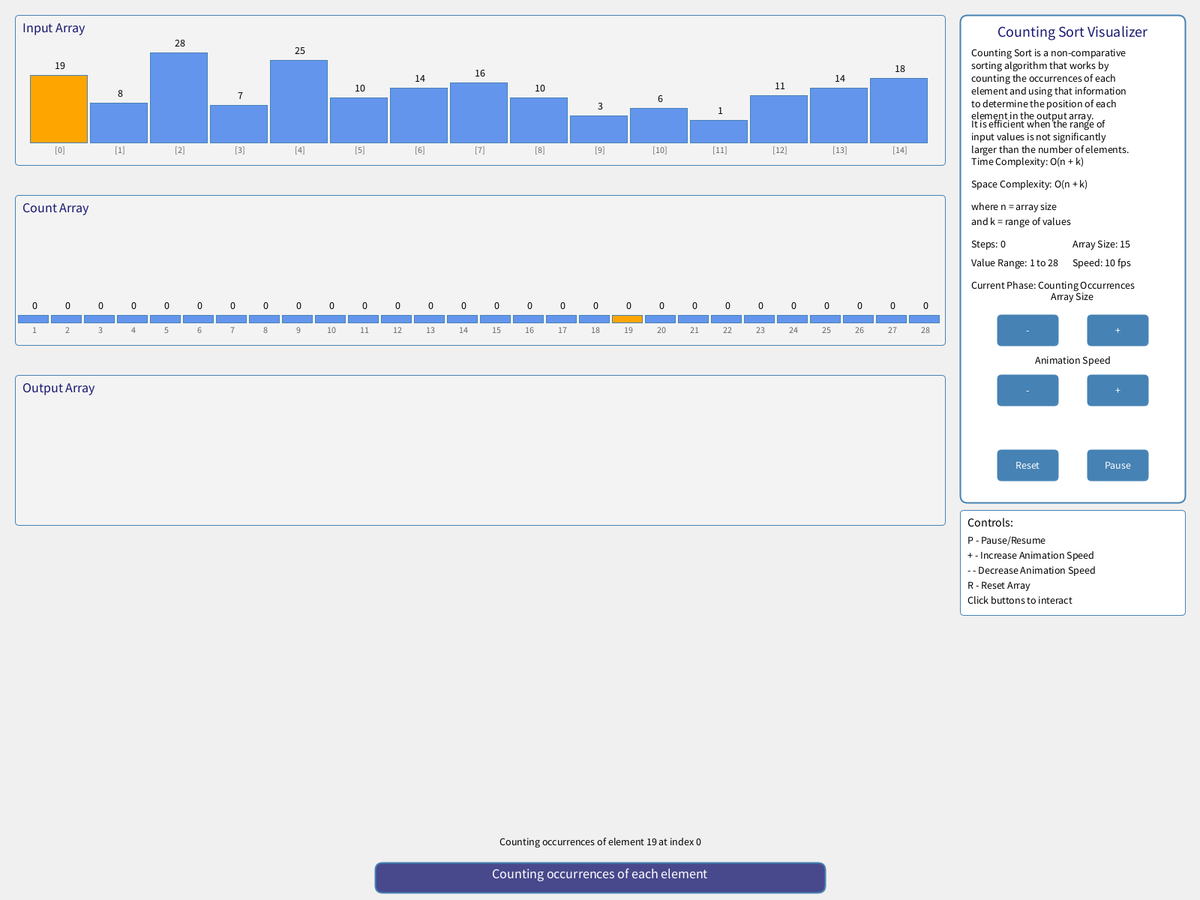
Frame 1 (no input)
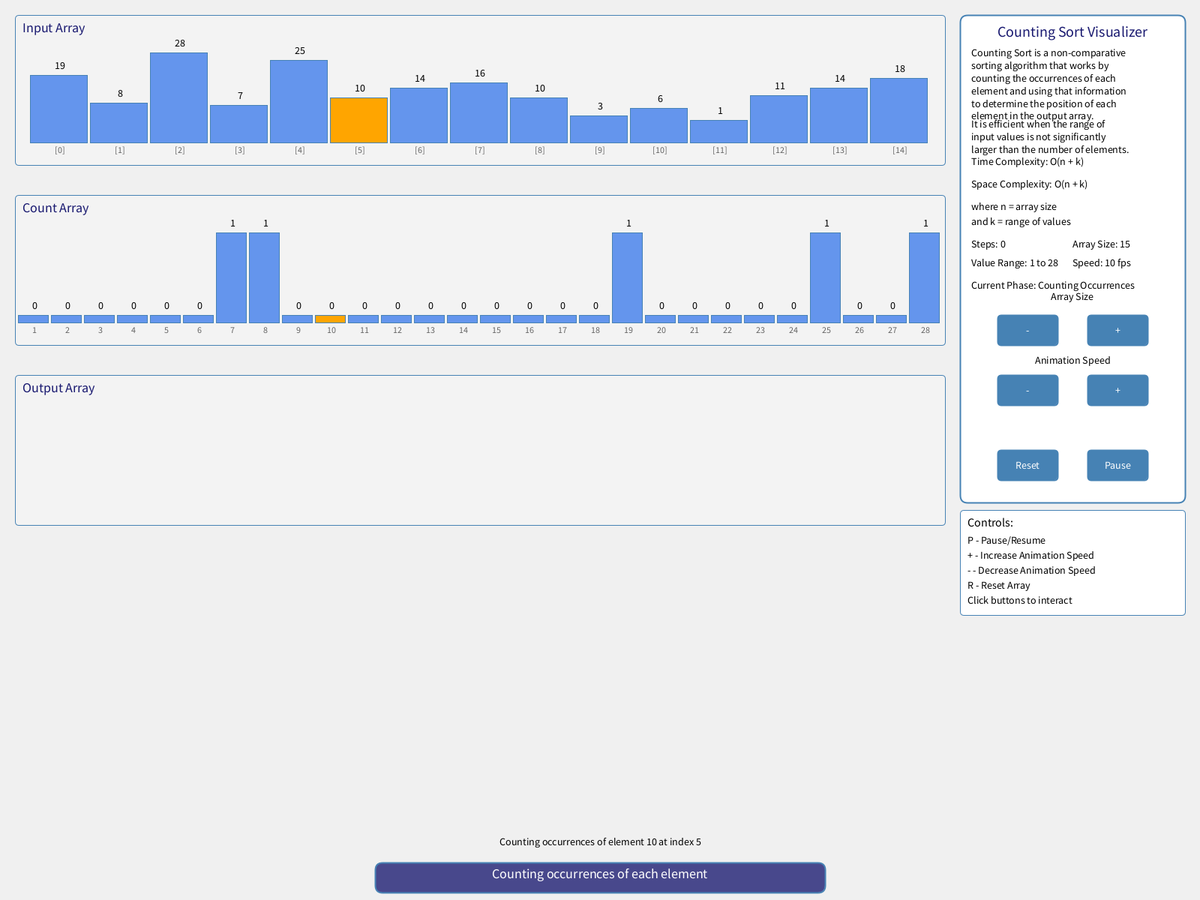
Frame 60 (the mouse pressed at the canvas centre just before this capture)
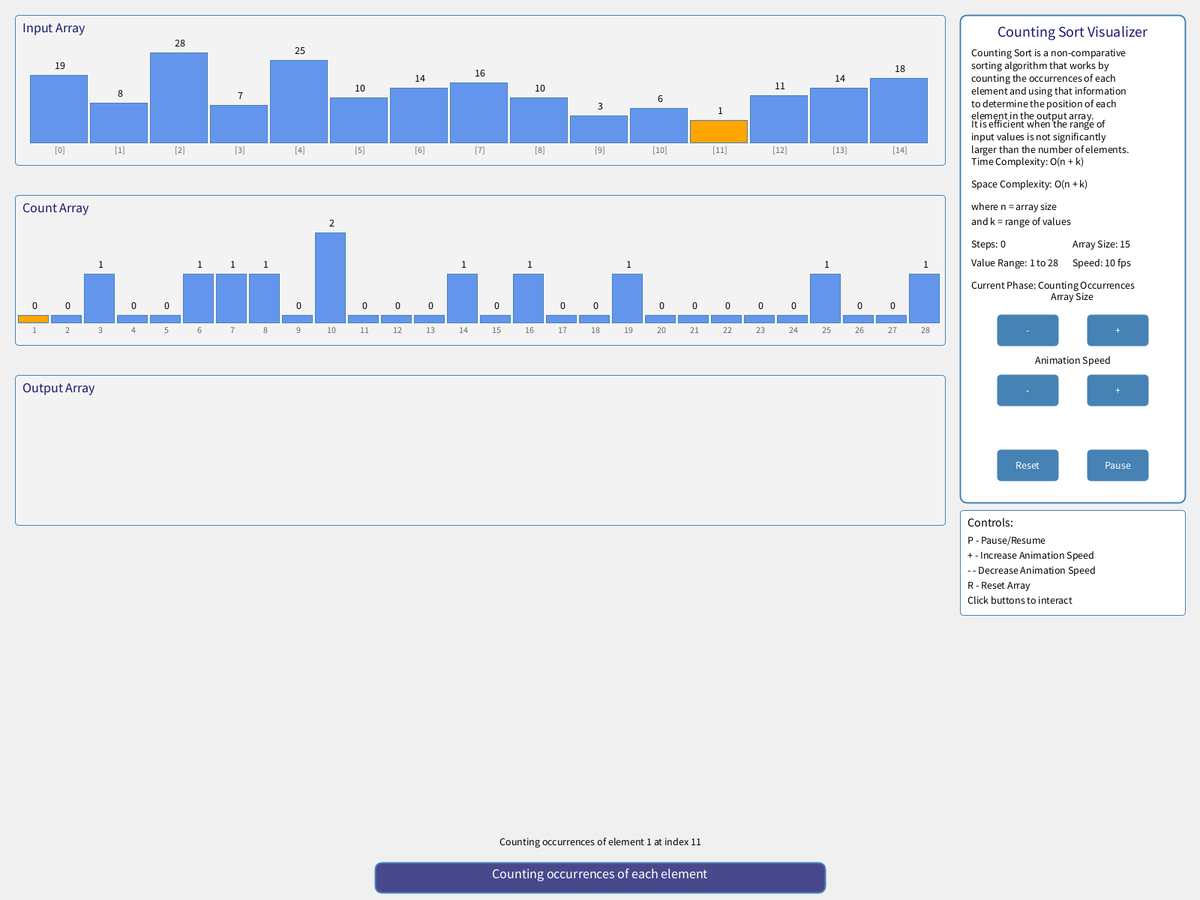
Frame 120 (the mouse held since frame 60 and released just before this capture)

The Processing sketch that drew these frames (run headless with seeded random() and noise(); from frame 60 on, the mouse is pressed at the canvas centre):

// Processing sketch: counting_sort
// ── counting_sort.pde
// Counting Sort Visualization
// This visualizer demonstrates the counting sort algorithm, which sorts integers by counting occurrences

int[] arr;
int n = 15; // Default array size
boolean sorted = false;
boolean paused = false;
int steps = 0;
float animationProgress = 0;
boolean isAnimating = false;
int currentSpeed = 10;

// Counting sort specific variables
int[] countArray; // Count array for counting occurrences
int[] outputArray; // Output array for sorted elements
int minValue = 0; // Minimum value in the array
int maxValue = 0; // Maximum value in the array
int currentPhase = 0; // 0: counting, 1: calculating positions, 2: placing elements
int currentElement = 0; // Current element being processed
int currentCount = 0; // Current count being processed

// UI Panel dimensions
int panelWidth = 300;
int panelHeight = 650; // Even taller panel for better button spacing
int panelX, panelY;

// Button dimensions
int buttonWidth = 80;
int buttonHeight = 40;
int buttonSpacing = 10;

// Buttons
int resetX, resetY;
boolean resetHover = false;

// Stop button
int stopX, stopY;
boolean stopHover = false;

// Size control buttons
int decreaseSizeX, decreaseSizeY;
int increaseSizeX, increaseSizeY;
boolean decreaseSizeHover = false;
boolean increaseSizeHover = false;

// Speed control buttons
int decreaseSpeedX, decreaseSpeedY;
int increaseSpeedX, increaseSpeedY;
boolean decreaseSpeedHover = false;
boolean increaseSpeedHover = false;

// Visualization areas
int arrayViewX, arrayViewY;
int arrayViewWidth, arrayViewHeight;
int countViewX, countViewY;
int countViewWidth, countViewHeight;
int outputViewX, outputViewY;
int outputViewWidth, outputViewHeight;

void setup() {
  // Use fullScreen() instead of size() to open in full screen mode
  fullScreen();
  panelX = width - panelWidth - 20;
  panelY = 20;

  // Position all buttons with fixed pixel positions relative to panel
  // Calculate button positions with proper spacing
  int labelHeight = 40; // Height for labels above buttons

  // Array Size buttons - top row
  decreaseSizeX = panelX + 50;
  decreaseSizeY = panelY + 400; // Even more space from top
  increaseSizeX = panelX + 170; // Increased spacing between buttons
  increaseSizeY = panelY + 400;

  // Animation Speed buttons - middle row
  decreaseSpeedX = panelX + 50;
  decreaseSpeedY = panelY + 480; // Much more vertical spacing between rows (100px)
  increaseSpeedX = panelX + 170; // Increased spacing between buttons
  increaseSpeedY = panelY + 480;

  // Reset and Pause buttons - bottom row
  resetX = panelX + 50;
  resetY = panelY + 580; // Much more vertical spacing between rows (100px)
  stopX = panelX + 170; // Increased spacing between buttons
  stopY = panelY + 580;

  // Set up visualization areas with more space
  arrayViewX = 20;
  arrayViewY = 20;
  arrayViewWidth = width - panelWidth - 60;
  arrayViewHeight = 200;

  countViewX = 20;
  countViewY = arrayViewY + arrayViewHeight + 40;
  countViewWidth = width - panelWidth - 60;
  countViewHeight = 200;

  outputViewX = 20;
  outputViewY = countViewY + countViewHeight + 40;
  outputViewWidth = width - panelWidth - 60;
  outputViewHeight = 200;

  resetArray();
}

void resetArray() {
  // Keep the current array size
  arr = new int[n];
  for (int k = 0; k < n; k++) {
    arr[k] = int(random(1, 30)); // Values between 1 and 30 for better visualization
  }

  // Find minimum and maximum values
  minValue = arr[0];
  maxValue = arr[0];
  for (int i = 1; i < n; i++) {
    if (arr[i] < minValue) minValue = arr[i];
    if (arr[i] > maxValue) maxValue = arr[i];
  }

  // Initialize count array and output array
  countArray = new int[maxValue - minValue + 1];
  outputArray = new int[n];

  // Reset counting sort variables
  currentPhase = 0;
  currentElement = 0;
  currentCount = 0;

  // Reset counters
  sorted = false;
  steps = 0;
  isAnimating = false;

  // Keep the current speed setting
  frameRate(currentSpeed);
}

void draw() {
  background(240);

  // Draw array view
  drawArrayView();

  // Draw count array view
  drawCountView();

  // Draw output array view
  drawOutputView();

  // Update sorting algorithm
  updateSorting();

  // Draw information panel
  drawInfoPanel();

  // Draw buttons
  drawButtons();

  // Draw controls legend
  drawControlsLegend();
}

void drawArrayView() {
  // Draw array view background
  fill(255, 255, 255, 50);
  stroke(70, 130, 180);
  strokeWeight(1);
  rect(arrayViewX, arrayViewY, arrayViewWidth, arrayViewHeight, 5);

  // Draw array title
  fill(25, 25, 112);
  textSize(18); // Larger title text
  textAlign(LEFT, TOP);
  text("Input Array", arrayViewX + 10, arrayViewY + 10);

  // Calculate bar dimensions
  int barWidth = min(arrayViewWidth / n, 80); // Limit maximum bar width
  int maxBarHeight = arrayViewHeight - 80; // More space for labels

  // Calculate the starting x position to center the bars
  int startX = arrayViewX + (arrayViewWidth - (barWidth * n)) / 2;

  // Draw array bars
  for (int k = 0; k < n; k++) {
    // Calculate bar height proportional to value
    int barHeight = int(map(arr[k], minValue, maxValue, 30, maxBarHeight)); // Minimum bar height

    // Determine the color based on the current state
    if (sorted) {
      fill(0, 200, 0); // Green for sorted array
    } else if (currentPhase == 0 && k == currentElement) {
      fill(255, 165, 0); // Orange for current element being counted
    } else if (currentPhase == 2 && k == currentElement) {
      fill(255, 165, 0); // Orange for current element being placed
    } else {
      fill(100, 149, 237); // Blue for normal elements
    }

    // Draw the bar
    int x = startX + k * barWidth;
    int y = arrayViewY + 50 + (maxBarHeight - barHeight); // More space from top
    rect(x, y, barWidth - 4, barHeight); // More space between bars

    // Show array values above the bar
    fill(0);
    textSize(min(14, barWidth - 6)); // Larger text
    textAlign(CENTER, BOTTOM);
    text(arr[k], x + barWidth / 2, y - 5);

    // Show index below the bar
    fill(100);
    textSize(min(12, barWidth - 8));
    textAlign(CENTER, TOP);
    text("[" + k + "]", x + barWidth / 2, arrayViewY + 50 + maxBarHeight + 5);
  }
}

void drawCountView() {
  // Draw count view background
  fill(255, 255, 255, 50);
  stroke(70, 130, 180);
  strokeWeight(1);
  rect(countViewX, countViewY, countViewWidth, countViewHeight, 5);

  // Draw count title
  fill(25, 25, 112);
  textSize(18); // Larger title text
  textAlign(LEFT, TOP);
  text("Count Array", countViewX + 10, countViewY + 10);

  // Calculate count bar dimensions
  int range = maxValue - minValue + 1;
  int barWidth = min(countViewWidth / range, 60); // Limit maximum bar width
  int maxBarHeight = countViewHeight - 80; // More space for labels

  // Calculate the starting x position to center the bars
  int startX = countViewX + (countViewWidth - (barWidth * range)) / 2;

  // Draw count bars
  for (int i = 0; i < range; i++) {
    int value = i + minValue; // The actual value this count represents

    // Calculate bar height proportional to count
    int maxCount = 0;
    for (int count : countArray) {
      if (count > maxCount) maxCount = count;
    }
    maxCount = max(maxCount, 1); // Avoid division by zero

    int barHeight = int(map(countArray[i], 0, maxCount, 10, maxBarHeight)); // Minimum bar height

    // Determine the color based on the current state
    if (currentPhase == 0 && value == arr[currentElement]) {
      fill(255, 165, 0); // Orange for current count being updated
    } else if (currentPhase == 1 && i == currentCount) {
      fill(255, 165, 0); // Orange for current count being processed
    } else {
      fill(100, 149, 237); // Blue for normal counts
    }

    // Draw the bar
    int x = startX + i * barWidth;
    int y = countViewY + 50 + (maxBarHeight - barHeight); // More space from top
    rect(x, y, barWidth - 4, barHeight); // More space between bars

    // Show count value above the bar
    fill(0);
    textSize(min(14, barWidth - 6)); // Larger text
    textAlign(CENTER, BOTTOM);
    text(countArray[i], x + barWidth / 2, y - 5);

    // Show the value this count represents below the bar
    fill(100);
    textSize(min(12, barWidth - 8));
    textAlign(CENTER, TOP);
    text(value, x + barWidth / 2, countViewY + 50 + maxBarHeight + 5);
  }
}

void drawOutputView() {
  // Draw output view background
  fill(255, 255, 255, 50);
  stroke(70, 130, 180);
  strokeWeight(1);
  rect(outputViewX, outputViewY, outputViewWidth, outputViewHeight, 5);

  // Draw output title
  fill(25, 25, 112);
  textSize(18); // Larger title text
  textAlign(LEFT, TOP);
  text("Output Array", outputViewX + 10, outputViewY + 10);

  // Calculate bar dimensions
  int barWidth = min(outputViewWidth / n, 80); // Limit maximum bar width
  int maxBarHeight = outputViewHeight - 80; // More space for labels

  // Calculate the starting x position to center the bars
  int startX = outputViewX + (outputViewWidth - (barWidth * n)) / 2;

  // Draw output bars
  for (int k = 0; k < n; k++) {
    // Only draw if there's a value in the output array at this position
    if (currentPhase >= 2 && k < currentElement) {
      // Calculate bar height proportional to value
      int barHeight = int(map(outputArray[k], minValue, maxValue, 30, maxBarHeight)); // Minimum bar height

      // Determine the color based on the current state
      if (sorted) {
        fill(0, 200, 0); // Green for sorted array
      } else if (currentPhase == 2 && k == currentElement - 1) {
        fill(255, 165, 0); // Orange for current element being placed
      } else {
        fill(100, 149, 237); // Blue for normal elements
      }

      // Draw the bar
      int x = startX + k * barWidth;
      int y = outputViewY + 50 + (maxBarHeight - barHeight); // More space from top
      rect(x, y, barWidth - 4, barHeight); // More space between bars

      // Show array values above the bar
      fill(0);
      textSize(min(14, barWidth - 6)); // Larger text
      textAlign(CENTER, BOTTOM);
      text(outputArray[k], x + barWidth / 2, y - 5);

      // Show index below the bar
      fill(100);
      textSize(min(12, barWidth - 8));
      textAlign(CENTER, TOP);
      text("[" + k + "]", x + barWidth / 2, outputViewY + 50 + maxBarHeight + 5);
    }
  }
}

void updateSorting() {
  if (!paused && !sorted) {
    if (isAnimating) {
      // Handle animation
      animationProgress += 0.1;
      if (animationProgress >= 1) {
        isAnimating = false;

        // Perform the current step based on the phase
        if (currentPhase == 0) {
          // Counting phase - count occurrences of each element
          countArray[arr[currentElement] - minValue]++;
          currentElement++;

          // If all elements counted, move to next phase
          if (currentElement >= n) {
            currentPhase = 1;
            currentCount = 0;
            steps++;
          }
        } else if (currentPhase == 1) {
          // Calculate positions phase - modify count array to store positions
          if (currentCount > 0) {
            countArray[currentCount] += countArray[currentCount - 1];
          }
          currentCount++;

          // If all counts processed, move to next phase
          if (currentCount >= countArray.length) {
            currentPhase = 2;
            currentElement = n - 1; // Start from the end for stable sort
            steps++;
          }
        } else if (currentPhase == 2) {
          // Placing elements phase - place elements in output array
          int value = arr[currentElement];
          int countIndex = value - minValue;
          countArray[countIndex]--;
          int outputIndex = countArray[countIndex];
          outputArray[outputIndex] = value;

          currentElement--;

          // If all elements placed, sorting is complete
          if (currentElement < 0) {
            // Copy output array back to input array
            for (int i = 0; i < n; i++) {
              arr[i] = outputArray[i];
            }
            sorted = true;
            steps++;
          }
        }

        // Start next animation if not sorted
        if (!sorted) {
          isAnimating = true;
          animationProgress = 0;
        }
      }
    } else {
      // Start the animation
      isAnimating = true;
      animationProgress = 0;
    }
  }
}

void drawInfoPanel() {
  // Draw panel background
  fill(255);
  stroke(70, 130, 180);
  strokeWeight(2);
  rect(panelX, panelY, panelWidth, panelHeight, 10);

  // Draw panel title
  fill(25, 25, 112);
  textSize(20);
  textAlign(CENTER, TOP);
  text("Counting Sort Visualizer", panelX + panelWidth/2, panelY + 15);

  // Draw algorithm information with more line spacing
  textSize(14);
  textAlign(LEFT, TOP);
  fill(0);
  String info = "Counting Sort is a non-comparative\nsorting algorithm that works by\ncounting the occurrences of each\nelement and using that information\nto determine the position of each\nelement in the output array.";
  text(info, panelX + 15, panelY + 45);

  // Add the second paragraph with more spacing
  String info2 = "It is efficient when the range of\ninput values is not significantly\nlarger than the number of elements.";
  text(info2, panelX + 15, panelY + 140); // More space between paragraphs

  // Draw complexity information with much more spacing
  text("Time Complexity: O(n + k)", panelX + 15, panelY + 190); // Increased y-position
  text("Space Complexity: O(n + k)", panelX + 15, panelY + 220); // Increased y-position
  text("where n = array size", panelX + 15, panelY + 250); // Increased y-position
  text("and k = range of values", panelX + 15, panelY + 270); // Increased y-position

  // Draw current metrics with much more spacing
  textAlign(LEFT, TOP);
  text("Steps: " + steps, panelX + 15, panelY + 300); // Increased y-position
  text("Array Size: " + n, panelX + 150, panelY + 300); // Increased y-position
  text("Value Range: " + minValue + " to " + maxValue, panelX + 15, panelY + 325); // Increased y-position
  text("Speed: " + currentSpeed + " fps", panelX + 150, panelY + 325); // Increased y-position

  // Draw current phase
  String phase = "";
  if (currentPhase == 0) phase = "Counting Occurrences";
  else if (currentPhase == 1) phase = "Calculating Positions";
  else if (currentPhase == 2) phase = "Placing Elements";
  else phase = "Sorting Complete";
  text("Current Phase: " + phase, panelX + 15, panelY + 355); // Increased y-position

  // Draw current action
  textAlign(CENTER, BOTTOM);
  fill(0);
  String action = "";
  if (sorted) {
    action = "Array Sorted!";
    fill(0, 150, 0);
  } else if (paused) {
    action = "Paused";
    fill(150, 0, 0);
  } else if (currentPhase == 0) {
    action = "Counting occurrences of each element";
    fill(0, 0, 150);
  } else if (currentPhase == 1) {
    action = "Calculating positions in output array";
    fill(0, 0, 150);
  } else if (currentPhase == 2) {
    action = "Placing elements in output array";
    fill(0, 0, 150);
  }

  // Draw status message in a more prominent way
  fill(25, 25, 112, 200);
  rect(width/2 - 300, height - 50, 600, 40, 10);
  fill(255);
  textSize(18);
  text(action, width/2, height - 25);

  // Draw additional explanation if not sorted
  if (!sorted && !paused) {
    fill(0);
    textSize(14);
    String explanation = "";
    if (currentPhase == 0 && currentElement < n) {
      explanation = "Counting occurrences of element " + arr[currentElement] + " at index " + currentElement;
    } else if (currentPhase == 1 && currentCount < countArray.length) {
      explanation = "Calculating cumulative count for value " + (currentCount + minValue);
    } else if (currentPhase == 2 && currentElement >= 0) {
      explanation = "Placing element " + arr[currentElement] + " from index " + currentElement + " into output array";
    }
    text(explanation, width/2, height - 70);
  }
}

void drawButtons() {
  // Reset button
  if (mouseX >= resetX && mouseX <= resetX + buttonWidth &&
      mouseY >= resetY && mouseY <= resetY + buttonHeight) {
    fill(100, 149, 237); // Hover color
    resetHover = true;
  } else {
    fill(70, 130, 180); // Normal color
    resetHover = false;
  }
  rect(resetX, resetY, buttonWidth, buttonHeight, 5);
  fill(255);
  textAlign(CENTER, CENTER);
  text("Reset", resetX + buttonWidth/2, resetY + buttonHeight/2);

  // Stop button
  if (mouseX >= stopX && mouseX <= stopX + buttonWidth &&
      mouseY >= stopY && mouseY <= stopY + buttonHeight) {
    fill(100, 149, 237); // Hover color
    stopHover = true;
  } else {
    fill(paused ? 220 : 70, paused ? 20 : 130, paused ? 60 : 180); // Red when paused, blue when running
    stopHover = false;
  }
  rect(stopX, stopY, buttonWidth, buttonHeight, 5);
  fill(255);
  textAlign(CENTER, CENTER);
  text(paused ? "Resume" : "Pause", stopX + buttonWidth/2, stopY + buttonHeight/2);

  // Size control buttons
  fill(0);
  textAlign(CENTER, TOP);
  text("Array Size", panelX + panelWidth/2, decreaseSizeY - 30); // Moved label up

  // Decrease size button
  if (mouseX >= decreaseSizeX && mouseX <= decreaseSizeX + buttonWidth &&
      mouseY >= decreaseSizeY && mouseY <= decreaseSizeY + buttonHeight) {
    fill(100, 149, 237); // Hover color
    decreaseSizeHover = true;
  } else {
    fill(70, 130, 180); // Normal color
    decreaseSizeHover = false;
  }
  rect(decreaseSizeX, decreaseSizeY, buttonWidth, buttonHeight, 5);
  fill(255);
  textAlign(CENTER, CENTER);
  text("-", decreaseSizeX + buttonWidth/2, decreaseSizeY + buttonHeight/2);

  // Increase size button
  if (mouseX >= increaseSizeX && mouseX <= increaseSizeX + buttonWidth &&
      mouseY >= increaseSizeY && mouseY <= increaseSizeY + buttonHeight) {
    fill(100, 149, 237); // Hover color
    increaseSizeHover = true;
  } else {
    fill(70, 130, 180); // Normal color
    increaseSizeHover = false;
  }
  rect(increaseSizeX, increaseSizeY, buttonWidth, buttonHeight, 5);
  fill(255);
  textAlign(CENTER, CENTER);
  text("+", increaseSizeX + buttonWidth/2, increaseSizeY + buttonHeight/2);

  // Speed control buttons
  fill(0);
  textAlign(CENTER, TOP);
  text("Animation Speed", panelX + panelWidth/2, decreaseSpeedY - 25);

  // Decrease speed button
  if (mouseX >= decreaseSpeedX && mouseX <= decreaseSpeedX + buttonWidth &&
      mouseY >= decreaseSpeedY && mouseY <= decreaseSpeedY + buttonHeight) {
    fill(100, 149, 237); // Hover color
    decreaseSpeedHover = true;
  } else {
    fill(70, 130, 180); // Normal color
    decreaseSpeedHover = false;
  }
  rect(decreaseSpeedX, decreaseSpeedY, buttonWidth, buttonHeight, 5);
  fill(255);
  textAlign(CENTER, CENTER);
  text("-", decreaseSpeedX + buttonWidth/2, decreaseSpeedY + buttonHeight/2);

  // Increase speed button
  if (mouseX >= increaseSpeedX && mouseX <= increaseSpeedX + buttonWidth &&
      mouseY >= increaseSpeedY && mouseY <= increaseSpeedY + buttonHeight) {
    fill(100, 149, 237); // Hover color
    increaseSpeedHover = true;
  } else {
    fill(70, 130, 180); // Normal color
    increaseSpeedHover = false;
  }
  rect(increaseSpeedX, increaseSpeedY, buttonWidth, buttonHeight, 5);
  fill(255);
  textAlign(CENTER, CENTER);
  text("+", increaseSpeedX + buttonWidth/2, increaseSpeedY + buttonHeight/2);
}

void drawControlsLegend() {
  fill(255);
  stroke(70, 130, 180);
  strokeWeight(1);
  rect(panelX, panelY + panelHeight + 10, panelWidth, 140, 5);

  fill(0);
  textAlign(LEFT, TOP);
  textSize(16);
  text("Controls:", panelX + 10, panelY + panelHeight + 20);
  textSize(14);
  text("P - Pause/Resume", panelX + 10, panelY + panelHeight + 45);
  text("+ - Increase Animation Speed", panelX + 10, panelY + panelHeight + 65);
  text("- - Decrease Animation Speed", panelX + 10, panelY + panelHeight + 85);
  text("R - Reset Array", panelX + 10, panelY + panelHeight + 105);
  text("Click buttons to interact", panelX + 10, panelY + panelHeight + 125);
}

void mousePressed() {
  if (resetHover) {
    resetArray();
  } else if (stopHover) {
    paused = !paused;
  } else if (decreaseSizeHover && n > 5) {
    n -= 2;
    resetArray();
  } else if (increaseSizeHover && n < 25) {
    n += 2;
    resetArray();
  } else if (decreaseSpeedHover && currentSpeed > 5) {
    currentSpeed -= 5;
    frameRate(currentSpeed);
  } else if (increaseSpeedHover) {
    currentSpeed += 5;
    frameRate(currentSpeed);
  }
}

void keyPressed() {
  if (key == 'p' || key == 'P') {
    paused = !paused;
  } else if (key == '+') {
    currentSpeed += 5;
    frameRate(currentSpeed);
  } else if (key == '-' && currentSpeed > 5) {
    currentSpeed -= 5;
    frameRate(currentSpeed);
  } else if (key == 'r' || key == 'R') {
    resetArray();
  }
}
